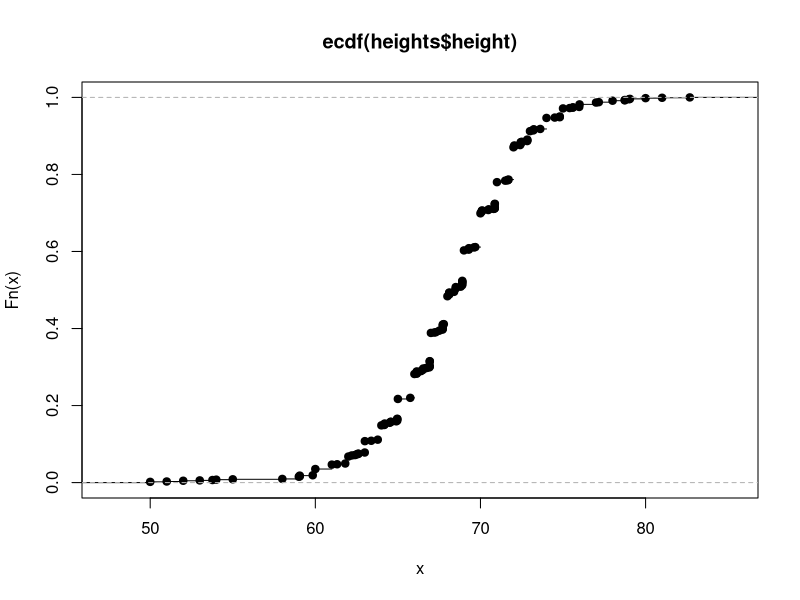
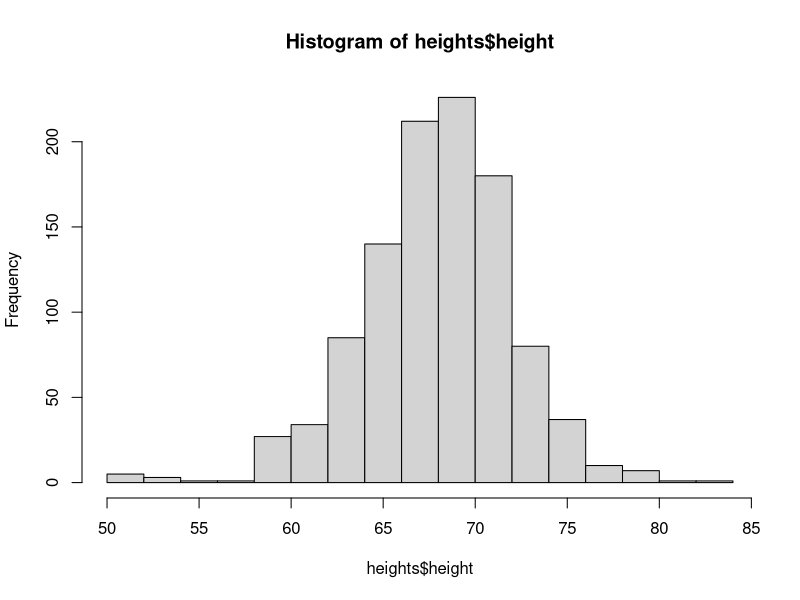
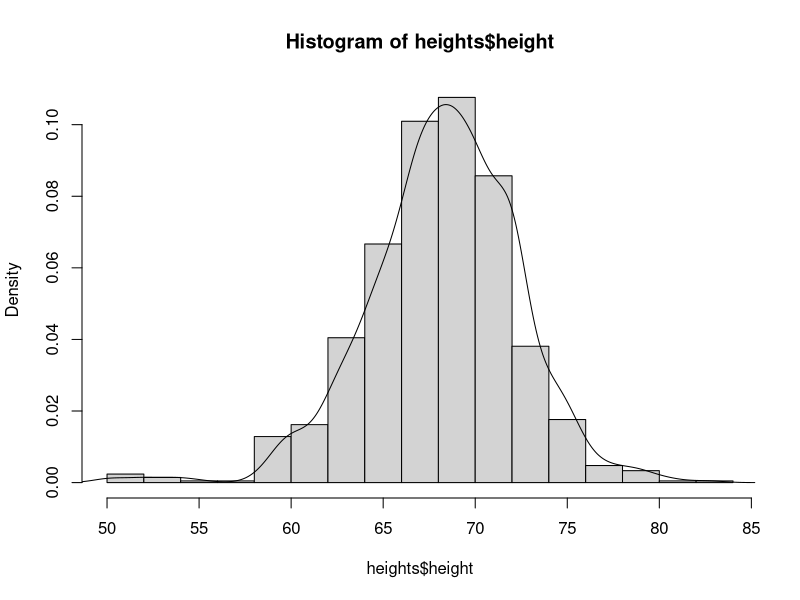

Recreate these plots in R, in order. (Note: this script raises an error after producing the figures.)
## Describe Heights to ET

# imagine we want to describe heights to ET. we gather heights in inches 
# from students and put them in a data frame.
library(dslabs)
data(heights)
head(heights)

# we had to split heights into males and females because they are different
# we can view the proportions of each
prop.table(table(heights$sex))

# this approach does not work as well for numerical data
prop.table(table(heights$height))

# instead, it is better to report the propotion of data which falls below
# a certain value - a cumulative distribution function (CDF)
plot(ecdf(heights$height))

# since this shows every point in the dataset, we can use it to calculate
# the number of people who fall between any two values

# however, this does not make the descriptives easy to see.
# instead, we tend to use histograms, which make it easier to determine this
# information. however, we do lose the individual numeric counts
hist(heights$height)

## Smooth Density Plots

# smooth density plots are similar to histograms, but look nicer
# these are essentially histograms with incredibly small bins
# however, this means that we'd need a lot of data - and we don't.
# but we can fit a line to the tops of the bars based on probability, not count
hist(heights$height, prob=TRUE)
lines(density(heights$height))

# note that to interpret the amount of data points in a given range, you 
# basically have to take an interval and calculate the proportion of the curved
# are that falls under it

## The Normal Distribution

# the normal distribution allows our summary statistics to work
# for a vector x:
average <- sum(x) / length(x)
SD <- sqrt(sum((x-average)^2)/length(x))

# for our heights:
index <- heights$sex =="Male"
x <-heights$height[index]

average <- mean(x)
SD <- sd(x)
c(average=average, SD=SD)

# using this, we can see that the approximation given by a standard normal 
# distribution is basically the same as our fit line, as long as the mean
# and SD are the same. 
hist(x, prob=TRUE, breaks=15)
lines(density(x))
curve(dnorm(x, mean=average, sd=SD), add=TRUE, col="darkgreen")

# we can quickly z-score in R using scale
Z <- scale(x)

## The Normal CDF and pnorm

# we can calculate the CDF for the normal distribution using pnorm
# this means we don't need the entire dataset to find some probabilities:
# what is the probability that a randomly-selected student is taller than 70.5?
1 - pnorm(70.5, mean(x), sd(x))

# using this principle, we can see that the normal approximation matches
# the real data very closely.
mean(x <= 68.5) - mean(x <= 67.5)
pnorm(68.5, mean(x), sd(x)) - pnorm(67.5, mean(x), sd(x))

mean(x <= 69.5) - mean(x <= 68.5)
pnorm(69.5, mean(x), sd(x)) - pnorm(68.5, mean(x), sd(x))

mean(x <= 70.5) - mean(x <= 69.5)
pnorm(70.5, mean(x), sd(x)) - pnorm(69.5, mean(x), sd(x))

# however, note that this falls apart if the interval does not include
# an actual integer, since most people in this dataset round their heights.
mean(x <= 70.9) - mean(x <= 70.1)
pnorm(70.9, mean(x), sd(x)) - pnorm(70.1, mean(x), sd(x))

## Quantiles

# quantiles are cut-off points which divide data into sections
# the qth quantile is the point at which q% of the data is equal to or below
# said value

# we can calculate these using the quantile function
quantile(data, q)

# percentiles are the same thing, but split the data into 100 parts
# you can find them all using this generic code:
p <- seq(0.01, 0.99, 0.01)
quantile(data, p)

# quartiles do the same thing but split it into 4 big chunks (25th, 50th, 75th)
# we can return these easily using summary()

library(dslabs)
data(heights)

summary(heights$height)

p <- seq(0.01, 0.99, 0.01)
percentiles <- quantile(heights$height, p)

percentiles[names(percentiles) == "25%"]
percentiles[names(percentiles) == "75%"]

## Finding Quantiles with qnorm

# qnorm gives the theoretical probability quantiles from a normal distribution
qnorm(probability, mean, stdev)

# mean and stdev default to 1 and 0, the standard normal distribution
qnorm(0.25)

# in other words, this is the probability associated with a given z-score
pnorm(-1.96)
qnorm(0.0249979)

# thus, qnorm is for theoretical quantiles of a dataset if it is normal
# assuming male heights are normal with M 69 and SD 3
p <- seq(0.01, 0.99, 0.01)
qnorm(p, 69, 3)

## Quantile-Quartile Plots

# we use quantile-quantile (q-q) plots to see if descriptives fit data well
# we define a series of proportions (p) and then, for each p, we find q, such
# that the proportion of the values below q is p.

# for example, for male heights, 50% is below 69.5 inches, so if p 0.5,
# the q is 69.5. we do this for a series of Ps, and then check if they match 
# the normal distribution. if they do, it is a good fit for the data.

# we first generate a series of ps, which are stored as p
p <- seq(0.05, 0.95, 0.05)

# then we get the quantiles from the data
observed_quantiles <- quantile(heights$height,p)

# we then take the corresponding theoretical normally-distributed Ps
theoretical_quantiles <- qnorm(p, mean(heights$height), sd(heights$height))

# we then make a plot to see how well they match
plot(theoretical_quantiles, observed_quantiles)
abline(0,1)

# these fit quite nicely to the line, which shows that the normal distribution
# is a good approximation in this case

# this becomes simnpler if we use standard units (z-scores) because we
# no longer need to define the mean and SD in the qnorm function
p <- seq(0.05, 0.95, 0.05)
z <- heights$height
observed_quantiles <- quantile(z,p)
theoretical_quantiles <- qnorm(p)
plot(theoretical_quantiles, observed_quantiles)
abline(0,1)

## Percentiles

# percentiles are the quantiles when p is defined in 0.01 increments

## Boxplots

data(murders)
murder_rate <- (murders$total/murders$population)*100000

p <- seq(0.05, 0.95, 0.05)
z <- murder_rate
observed_quantiles <- quantile(z,p)
theoretical_quantiles <- qnorm(p)
plot(theoretical_quantiles, observed_quantiles)
abline(0,1)

# the murder rate data is not normally distributed. instead, we use a boxplot.
boxplot(murder_rate)


# Exploring Female Heights

# load in data and create a female height variable
library(dslabs)
data(heights)
fheights <- heights$height[heights$sex == "Female"]

# the histogram does not look very symmetrical
hist(fheights, prob=TRUE, breaks=25)
lines(density(fheights))

# the q-q plot shows that it is a poor match for the normal distribution
p <- seq(0.05, 0.95, 0.05)
observed_quantiles <- quantile(fheights,p)
theoretical_quantiles <- qnorm(p)
plot(theoretical_quantiles, observed_quantiles)
abline(65,3)
# i don't know why this doesn't work

# the upper end shows some surprisingly tall women - this is probably because
# when the data was entered, the default setting was female, so some males
# may have incorrectly logged their height as female
